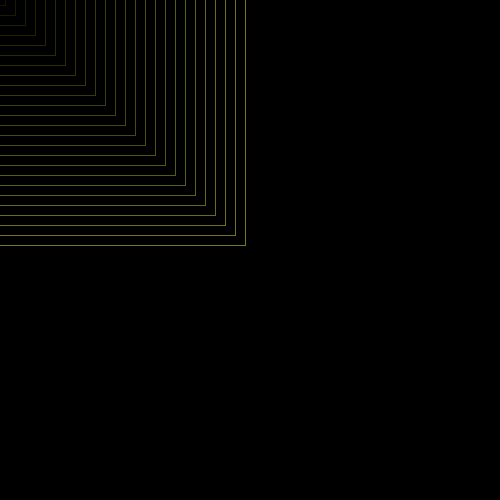
Frame 1 (no input)
Frame 60 (the mouse pressed at the canvas centre just before this capture): identical to frame 1, image omitted
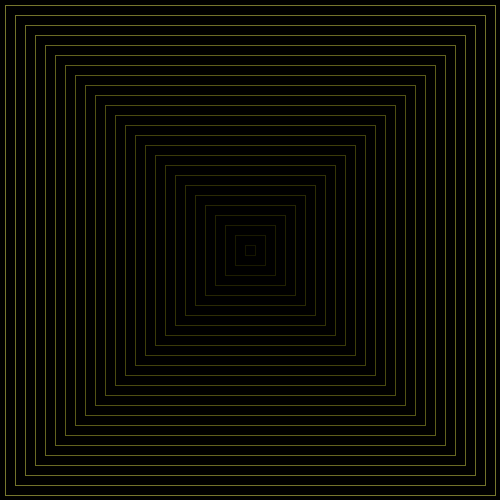
Frame 120 (the mouse held since frame 60 and released just before this capture)

The Processing sketch that drew these frames (run headless with seeded random() and noise(); from frame 60 on, the mouse is pressed at the canvas centre):

// Processing sketch: rect_tunnel
// ── rect_tunnel.pde
int xPos =0;
int n = 50;
int [] arrX;
int [] arrY;

void setup() {
  size(500, 500);
  arrX = new int[n];
  arrY = new int[n];
}

void draw() {
  background(0);

  for (int i=0; i<n-1; i++) { // boucle for qui s'exécute pour les 63 premiers rangs de la liste (ici, de 0 à 62)
    arrX[i]=arrX[i+1];
    arrY[i] = arrY[i+1];// décale chaque élément de la liste d'un rang vers la gauche, le dernier devient avant dernier, etc.
  }
  arrX[n-1]=mouseX; // attribue une valeur au dernier élément de la liste (ici, le rang 63)
  arrY[n-1]=mouseY;
  rectMode(CENTER);
  for (int i = 1; i<n; i+=2) {
    pushMatrix();
    noFill();
    stroke(255, 255, i*2, 20 + i*2);
    rect(arrX[i], arrY[i], i*10, i*10);
    popMatrix();
  }

  xPos += 2;
}
